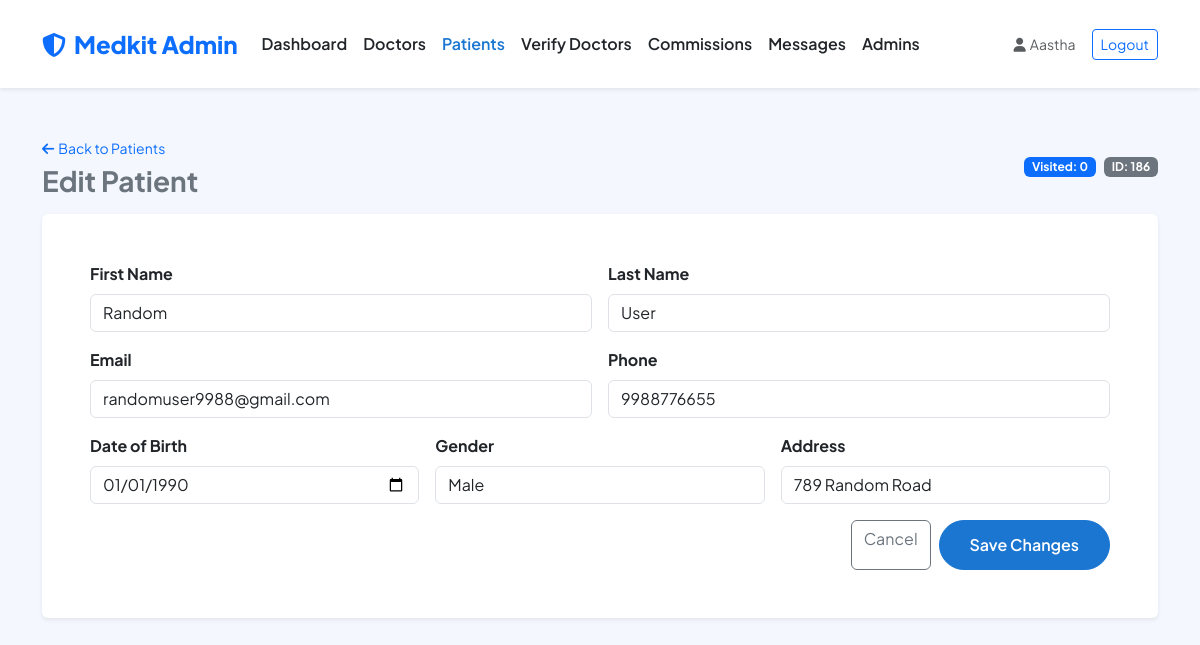
The app's page /MINI_PHP/admin/patient_edit.php?id=186 (signed in) with its own data.
### tables this page shows
CREATE TABLE `patient` (
  `id` int(11) NOT NULL,
  `firstname` varchar(225) DEFAULT '',
  `lastname` varchar(225) DEFAULT '',
  `phone_number` bigint(20) DEFAULT 0,
  `email` varchar(100) DEFAULT NULL,
  `password` varchar(255) DEFAULT NULL,
  `date_of_birth` date DEFAULT curdate(),
  `gender` varchar(225) DEFAULT '',
  `address` varchar(225) DEFAULT '',
  `created_at` timestamp NOT NULL DEFAULT current_timestamp(),
  `updated_at` timestamp NOT NULL DEFAULT current_timestamp() ON UPDATE current_timestamp()
);

### MINI_PHP/admin/_bootstrap.php (called while the page is built, shortened)
<?php
if (!function_exists('admin_name')) {
  function admin_name(): string
  {
    return (string)($_SESSION['admin_name'] ?? 'Admin');
  }
}
if (!function_exists('admin_h')) {
  function admin_h(string $value): string
  {
    return htmlspecialchars($value, ENT_QUOTES, 'UTF-8');
  }
}

### MINI_PHP/admin/patient_edit.php (the view, shortened to what this page needs)
<?php
require_once __DIR__ . '/_bootstrap.php';
$patient_id = isset($_GET['id']) ? (int)$_GET['id'] : 0;
function medikit_fetch_patient_for_admin(mysqli $conn, int $patient_id): ?array
{
  $q = "
    SELECT
      p.*,
      COALESCE(vb_stats.visited_count, 0) AS visited_count
    FROM patient p
    LEFT JOIN (
      SELECT patient_id, COUNT(*) AS visited_count
      FROM visit_booking
      WHERE status = 'visited'
      GROUP BY patient_id
    ) vb_stats ON vb_stats.patient_id = p.id
    WHERE p.id = ?
    LIMIT 1
  ";
  $stmt = $conn->prepare($q);
  $stmt->bind_param('i', $patient_id);
  $stmt->execute();
  $row = $stmt->get_result()->fetch_assoc();
  return $row ?: null;
}
$patient = medikit_fetch_patient_for_admin($conn, $patient_id);
$css_v = (int)@filemtime(__DIR__ . '/../custom_style.css');
?>
<!DOCTYPE html>
<html lang="en">
<head>
  <link href="https://cdn.jsdelivr.net/npm/bootstrap@5.3.2/dist/css/bootstrap.min.css" rel="stylesheet">
  <link rel="stylesheet" href="https://cdnjs.cloudflare.com/ajax/libs/font-awesome/6.4.0/css/all.min.css">
  <link rel="stylesheet" href="../custom_style.css?v=<?php echo $css_v; ?>">
</head>
<body style="background-color: var(--secondary-color);">
  <nav class="navbar navbar-expand-lg bg-white py-3 shadow-sm">
    <div class="container">
      <a class="navbar-brand text-primary" href="dashboard.php"><i class="fas fa-shield-halved me-2"></i>Medkit Admin</a>
      <div class="collapse navbar-collapse" id="adminNav">
        <ul class="navbar-nav me-auto">
          <li class="nav-item"><a class="nav-link" href="dashboard.php">Dashboard</a></li>
          <li class="nav-item"><a class="nav-link" href="doctors.php">Doctors</a></li>
          <li class="nav-item"><a class="nav-link active" href="patients.php">Patients</a></li>
          <li class="nav-item"><a class="nav-link" href="verify_doctors.php">Verify Doctors</a></li>
          <li class="nav-item"><a class="nav-link" href="commissions.php">Commissions</a></li>
          <li class="nav-item"><a class="nav-link" href="contact_messages.php">Messages</a></li>
          <li class="nav-item"><a class="nav-link" href="admin_users.php">Admins</a></li>
        </ul>
        <div class="d-flex align-items-center gap-3">
          <span class="text-muted small"><i class="fas fa-user me-1"></i><?php echo admin_h(admin_name()); ?></span>
          <a class="btn btn-outline-primary btn-sm" href="logout.php">Logout</a>
        </div>
      </div>
    </div>
  </nav>
  <main class="container py-5">
    <div class="d-flex flex-wrap align-items-center justify-content-between mb-3 gap-2">
      <div>
        <a href="patients.php" class="text-decoration-none small"><i class="fas fa-arrow-left me-1"></i>Back to Patients</a>
        <h3 class="fw-bold mb-0 mt-1">Edit Patient</h3>
      </div>
      <div class="d-flex flex-wrap gap-2">
        <span class="badge bg-primary">Visited: <?php echo (int)($patient['visited_count'] ?? 0); ?></span>
        <span class="badge bg-secondary">ID: <?php echo (int)$patient_id; ?></span>
      </div>
    </div>
    <div class="card border-0 shadow-sm">
      <div class="card-body p-4 p-lg-5">
        <form method="POST" action="">
          <div class="row g-3">
            <div class="col-md-6">
              <label class="form-label fw-bold">First Name</label>
              <input type="text" name="firstname" class="form-control" value="<?php echo admin_h((string)($patient['firstname'] ?? '')); ?>" required>
            </div>
            <div class="col-md-6">
              <label class="form-label fw-bold">Last Name</label>
              <input type="text" name="lastname" class="form-control" value="<?php echo admin_h((string)($patient['lastname'] ?? '')); ?>" required>
            </div>
            <div class="col-md-6">
              <label class="form-label fw-bold">Email</label>
              <input type="email" name="email" class="form-control" value="<?php echo admin_h((string)($patient['email'] ?? '')); ?>" placeholder="optional">
            </div>
            <div class="col-md-6">
              <label class="form-label fw-bold">Phone</label>
              <input type="text" name="phone_number" class="form-control" value="<?php echo admin_h((string)($patient['phone_number'] ?? '')); ?>">
            </div>
            <div class="col-md-4">
              <label class="form-label fw-bold">Date of Birth</label>
              <input type="date" name="date_of_birth" class="form-control" value="<?php echo admin_h((string)($patient['date_of_birth'] ?? '')); ?>">
            </div>
            <div class="col-md-4">
              <label class="form-label fw-bold">Gender</label>
              <input type="text" name="gender" class="form-control" value="<?php echo admin_h((string)($patient['gender'] ?? '')); ?>">
            </div>
            <div class="col-md-4">
              <label class="form-label fw-bold">Address</label>
              <input type="text" name="address" class="form-control" value="<?php echo admin_h((string)($patient['address'] ?? '')); ?>">
            </div>
            <div class="col-12 d-flex justify-content-end gap-2">
              <a href="patients.php" class="btn btn-outline-secondary">Cancel</a>
              <button type="submit" class="btn btn-primary">Save Changes</button>
            </div>
          </div>
        </form>
      </div>
    </div>
  </main>
</body>
</html>

### MINI_PHP/custom_style.css (style rules this page uses)
:root { --primary-color: #1A76D1; --secondary-color: #F4F7FE; --heading-color: #212529; --text-color: #6C757D; --bs-body-font-family: 'Plus Jakarta Sans', sans-serif; --card-shadow: 0 10px 30px rgba(0, 0, 0, 0.07); }
body { background-color: #FFF; color: var(--text-color); }
html, body { max-width: 100%; overflow-x: hidden; }
.navbar-brand { font-weight: 800; font-size: 1.5rem; }
.navbar .nav-link { font-weight: 600; color: var(--heading-color); transition: color .3s; padding: 1rem; }
.navbar .nav-link:hover, .navbar .nav-link.active { color: var(--primary-color); }
.btn-primary { background-color: var(--primary-color); border-color: var(--primary-color); font-weight: 600; padding: 12px 30px; border-radius: 50px; transition: all .3s; }

### records on screen
patient: firstname "Random", lastname "User", email "randomuser9988@gmail.com", phone_number "9988776655", date_of_birth "01/01/1990", gender "Male", address "789 Random Road"

### other values on screen
admin_h(admin_name()) "Aastha"
$patient['visited_count'] "0"
$patient_id "186"
